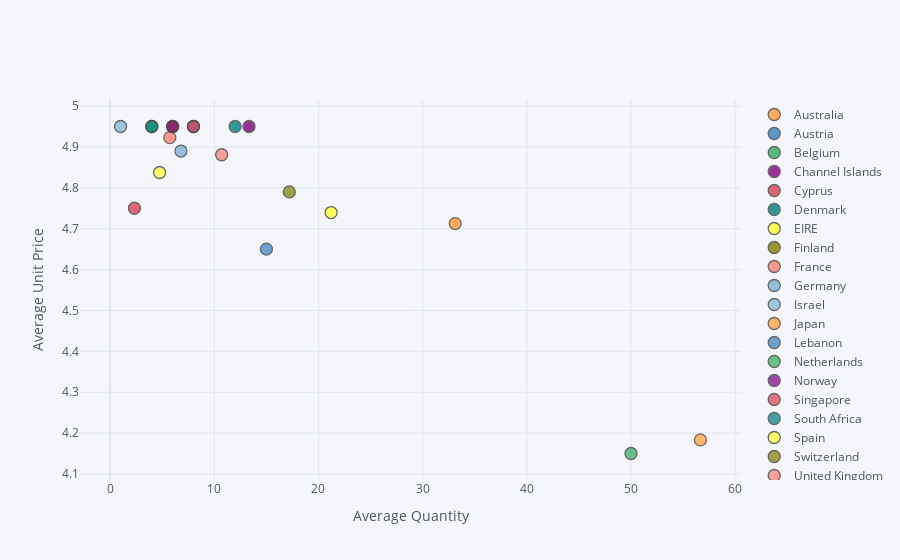

The cell this chart's notebook holds for it:
### Code cell
qty_price_pv.iplot(x="Quantity",y="UnitPrice",categories="Country",xTitle="Average Quantity",
                  yTitle="Average Unit Price")

### Figure 1 — Plotly figure (JSON) as saved in the notebook; plotly's stock layout.template omitted (floating-point values rounded to 4 significant figures)
{"data": [{"marker": {"color": "rgba(255, 153, 51, 1.0)", "line": {"width": 1.3}, "opacity": 0.8, "size": 12, "symbol": "circle"}, "mode": "markers", "name": "Australia", "textfont": {"color": "#4D5663"}, "type": "scatter", "x": [33.12], "y": [4.713]}, {"marker": {"color": "rgba(55, 128, 191, 1.0)", "line": {"width": 1.3}, "opacity": 0.8, "size": 12, "symbol": "circle"}, "mode": "markers", "name": "Austria", "textfont": {"color": "#4D5663"}, "type": "scatter", "x": [8], "y": [4.95]}, {"marker": {"color": "rgba(50, 171, 96, 1.0)", "line": {"width": 1.3}, "opacity": 0.8, "size": 12, "symbol": "circle"}, "mode": "markers", "name": "Belgium", "textfont": {"color": "#4D5663"}, "type": "scatter", "x": [4], "y": [4.95]}, {"marker": {"color": "rgba(128, 0, 128, 1.0)", "line": {"width": 1.3}, "opacity": 0.8, "size": 12, "symbol": "circle"}, "mode": "markers", "name": "Channel Islands", "textfont": {"color": "#4D5663"}, "type": "scatter", "x": [13.33], "y": [4.95]}, {"marker": {"color": "rgba(219, 64, 82, 1.0)", "line": {"width": 1.3}, "opacity": 0.8, "size": 12, "symbol": "circle"}, "mode": "markers", "name": "Cyprus", "textfont": {"color": "#4D5663"}, "type": "scatter", "x": [2.333], "y": [4.75]}, {"marker": {"color": "rgba(0, 128, 128, 1.0)", "line": {"width": 1.3}, "opacity": 0.8, "size": 12, "symbol": "circle"}, "mode": "markers", "name": "Denmark", "textfont": {"color": "#4D5663"}, "type": "scatter", "x": [12], "y": [4.95]}, {"marker": {"color": "rgba(255, 255, 51, 1.0)", "line": {"width": 1.3}, "opacity": 0.8, "size": 12, "symbol": "circle"}, "mode": "markers", "name": "EIRE", "textfont": {"color": "#4D5663"}, "type": "scatter", "x": [21.21], "y": [4.739]}, {"marker": {"color": "rgba(128, 128, 0, 1.0)", "line": {"width": 1.3}, "opacity": 0.8, "size": 12, "symbol": "circle"}, "mode": "markers", "name": "Finland", "textfont": {"color": "#4D5663"}, "type": "scatter", "x": [6], "y": [4.95]}, {"marker": {"color": "rgba(251, 128, 114, 1.0)", "line": {"width": 1.3}, "opacity": 0.8, "size": 12, "symbol": "circle"}, "mode": "markers", "name": "France", "textfont": {"color": "#4D5663"}, "type": "scatter", "x": [5.727], "y": [4.923]}, {"marker": {"color": "rgba(128, 177, 211, 1.0)", "line": {"width": 1.3}, "opacity": 0.8, "size": 12, "symbol": "circle"}, "mode": "markers", "name": "Germany", "textfont": {"color": "#4D5663"}, "type": "scatter", "x": [6.8], "y": [4.89]}, {"marker": {"color": "rgba(128, 177, 211, 0.8999999999999999)", "line": {"width": 1.3}, "opacity": 0.8, "size": 12, "symbol": "circle"}, "mode": "markers", "name": "Israel", "textfont": {"color": "#4D5663"}, "type": "scatter", "x": [1], "y": [4.95]}, {"marker": {"color": "rgba(255, 153, 51, 0.8999999999999999)", "line": {"width": 1.3}, "opacity": 0.8, "size": 12, "symbol": "circle"}, "mode": "markers", "name": "Japan", "textfont": {"color": "#4D5663"}, "type": "scatter", "x": [56.67], "y": [4.183]}, {"marker": {"color": "rgba(55, 128, 191, 0.8999999999999999)", "line": {"width": 1.3}, "opacity": 0.8, "size": 12, "symbol": "circle"}, "mode": "markers", "name": "Lebanon", "textfont": {"color": "#4D5663"}, "type": "scatter", "x": [15], "y": [4.65]}, {"marker": {"color": "rgba(50, 171, 96, 0.8999999999999999)", "line": {"width": 1.3}, "opacity": 0.8, "size": 12, "symbol": "circle"}, "mode": "markers", "name": "Netherlands", "textfont": {"color": "#4D5663"}, "type": "scatter", "x": [50], "y": [4.15]}, {"marker": {"color": "rgba(128, 0, 128, 0.8999999999999999)", "line": {"width": 1.3}, "opacity": 0.8, "size": 12, "symbol": "circle"}, "mode": "markers", "name": "Norway", "textfont": {"color": "#4D5663"}, "type": "scatter", "x": [6], "y": [4.95]}, {"marker": {"color": "rgba(219, 64, 82, 0.8999999999999999)", "line": {"width": 1.3}, "opacity": 0.8, "size": 12, "symbol": "circle"}, "mode": "markers", "name": "Singapore", "textfont": {"color": "#4D5663"}, "type": "scatter", "x": [8], "y": [4.95]}, {"marker": {"color": "rgba(0, 128, 128, 0.8999999999999999)", "line": {"width": 1.3}, "opacity": 0.8, "size": 12, "symbol": "circle"}, "mode": "markers", "name": "South Africa", "textfont": {"color": "#4D5663"}, "type": "scatter", "x": [4], "y": [4.95]}, {"marker": {"color": "rgba(255, 255, 51, 0.8999999999999999)", "line": {"width": 1.3}, "opacity": 0.8, "size": 12, "symbol": "circle"}, "mode": "markers", "name": "Spain", "textfont": {"color": "#4D5663"}, "type": "scatter", "x": [4.75], "y": [4.838]}, {"marker": {"color": "rgba(128, 128, 0, 0.8999999999999999)", "line": {"width": 1.3}, "opacity": 0.8, "size": 12, "symbol": "circle"}, "mode": "markers", "name": "Switzerland", "textfont": {"color": "#4D5663"}, "type": "scatter", "x": [17.2], "y": [4.79]}, {"marker": {"color": "rgba(251, 128, 114, 0.8999999999999999)", "line": {"width": 1.3}, "opacity": 0.8, "size": 12, "symbol": "circle"}, "mode": "markers", "name": "United Kingdom", "textfont": {"color": "#4D5663"}, "type": "scatter", "x": [10.71], "y": [4.881]}], "layout": {"legend": {"bgcolor": "#F5F6F9", "font": {"color": "#4D5663"}}, "paper_bgcolor": "#F5F6F9", "plot_bgcolor": "#F5F6F9", "title": {"font": {"color": "#4D5663"}}, "xaxis": {"gridcolor": "#E1E5ED", "showgrid": true, "tickfont": {"color": "#4D5663"}, "title": {"font": {"color": "#4D5663"}, "text": "Average Quantity"}, "zerolinecolor": "#E1E5ED"}, "yaxis": {"gridcolor": "#E1E5ED", "showgrid": true, "tickfont": {"color": "#4D5663"}, "title": {"font": {"color": "#4D5663"}, "text": "Average Unit Price"}, "zerolinecolor": "#E1E5ED"}}}
